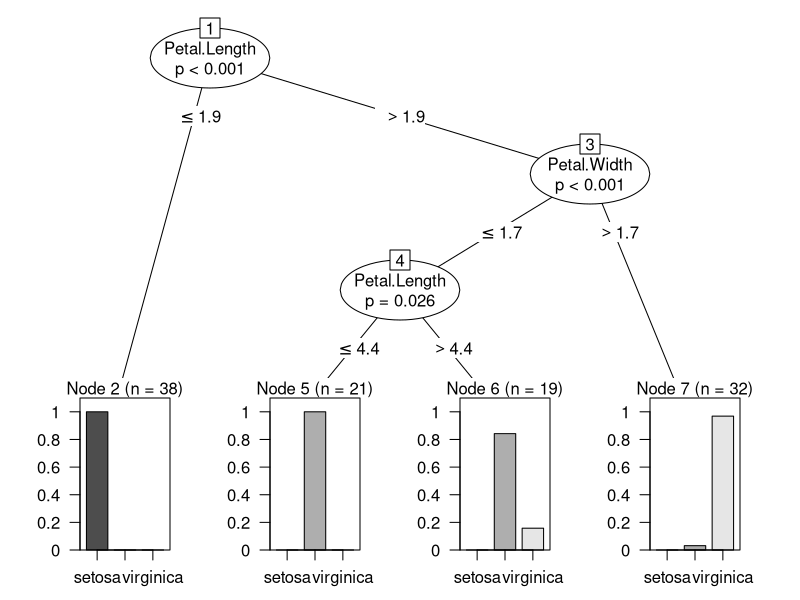
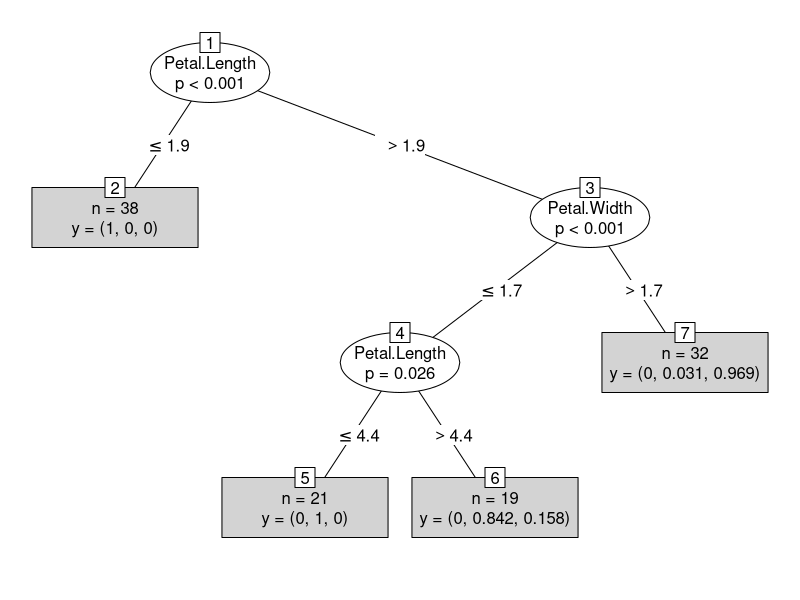

These figures' R source, in order:
# zad 1

MyPredictRow = function(sl, sw, pl, pw)
{
  if (pw <= 0.6)
  {
    return ("setosa")
  }
  else
  {
    if (pl >= 4.8)
    {
      return ("virginica")
    }
    else
    {
      return ("versicolor")
    }
  }
}

MyPredict = function(data)
{
  correct = 0.0
  total = length(data[[1]])
  for (i in 1:total)
  {
    if (MyPredictRow(data[i, 1], data[i, 2], data[i, 3], data[i, 4]) == iris[i, 5])
    {
      correct = correct + 1
    }
  }
  
  return (correct / total)
}

MyPredict(iris) # 95%



# zad 2

install.packages("party")
library("party")

set.seed(1234) # ziarno dla RNG
ind = sample(2, nrow(iris), replace=TRUE, prob=c(0.67, 0.33)) # stworzenie labelek dla probek
iris.training = iris[ind==1,1:5] # dane treningowe
iris.test = iris[ind==2,1:5] # dane testowe

iris.ctree = ctree(Species ~ Sepal.Length + Sepal.Width + Petal.Length + Petal.Width, data=iris.training) # wyrazenie

print(iris.ctree)
plot(iris.ctree)
plot(iris.ctree, type="simple")

labels = iris.test$Species
result = predict(iris.ctree, iris.test[,1:4])

total = length(iris.test$Species)
correct = 0
for (i in 1:total)
{
  if (result[i] == labels[i])
  {
    correct = correct + 1
  }
}

total
correct
correct / total # accuracy

predicted = predict(iris.ctree, iris.test[,1:4])
real = iris.test[,5]
table(predicted,real) # porownanie ile dobrze przypisano
